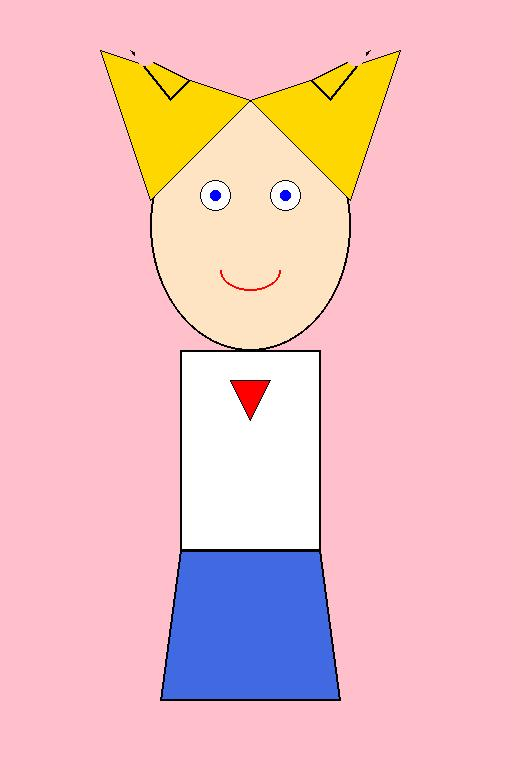
#> input picture test_anime.jpg, 512 x 768 px; its folder holds only this picture in this run
$ python -i app_services_adaptive_threshold_service.py   (imports and definitions only)   (older library calls are emulated)
#> lines starting #> are read from the running program, lines starting #| are printed output that depends on the picture; after the words box and inside, x2 and y2 are one past the last pixel; in counts of white or black regions, pixels touching at a corner belong together
#> further down, picture is the input picture: shape (768, 512, 3); mean B, G, R 196.1, 191.9, 240.4
"""
Adaptive Threshold Service Module
Implements dynamic threshold calculation for improved tag matching precision.

This service analyzes image complexity and historical performance to adjust
matching thresholds dynamically, reducing false positives while maintaining recall.
"""

import numpy as np
import cv2
from typing import Dict, List, Tuple, Optional, Any
from dataclasses import dataclass, field
from datetime import datetime, timedelta
from collections import defaultdict
import json
from pathlib import Path
import logging

logger = logging.getLogger(__name__)


@dataclass
class AdaptiveThresholdConfig:
    """Configuration for adaptive threshold calculation."""

    base_threshold: float = 0.50
    complexity_weight: float = 0.4
    performance_weight: float = 0.4
    min_threshold: float = 0.30
    max_threshold: float = 0.80
    history_window_size: int = 100  # Number of predictions to keep in history
    complexity_method: str = (
        "edge_density"  # "edge_density", "color_variance", "combined"
    )
    precision_mode: bool = False  # PRECISION-FIRST mode flag


@dataclass
class TagPerformanceMetrics:
    """Tracks performance metrics for a specific tag category."""

    total_predictions: int = 0
    correct_predictions: int = 0
    false_positives: int = 0
    false_negatives: int = 0
    average_confidence: float = 0.0
    last_updated: datetime = field(default_factory=datetime.now)

    # [19 lines left out: functions precision, recall, f1_score, not called in this run]


class ImageComplexityAnalyzer:
    """Analyzes image complexity using various methods."""

    def __init__(self, method: str = "combined"):
        self.method = method

    def analyze(self, image: np.ndarray) -> Dict[str, float]:
        """
        Analyze image complexity and return complexity factors.

        Args:
            image: numpy array of image (BGR format from OpenCV)

        Returns:
            Dictionary with complexity metrics (0.0 to 1.0)
        """
        if image is None or image.size == 0:
            return {"overall": 0.5}

        metrics = {}

        # Method 1: Edge Density
        gray = (
            cv2.cvtColor(image, cv2.COLOR_BGR2GRAY) if len(image.shape) == 3 else image
        )
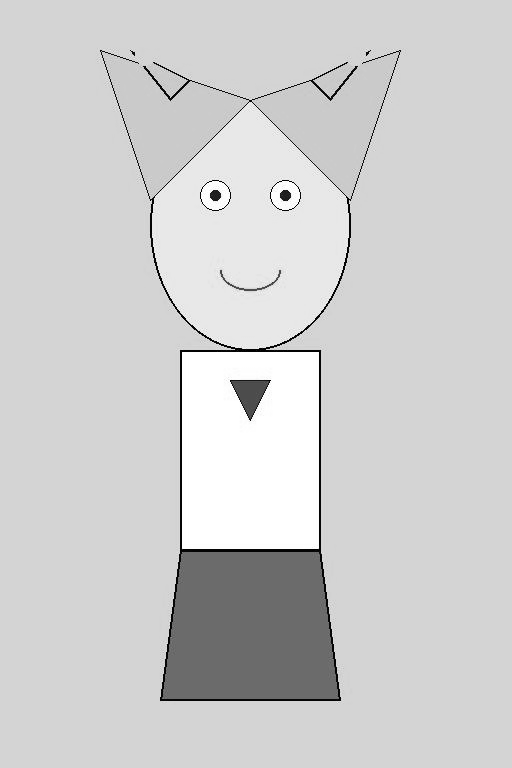
#> gray: shape (768, 512); min 0, max 255, mean 207.1
        edges = cv2.Canny(gray, 100, 200)
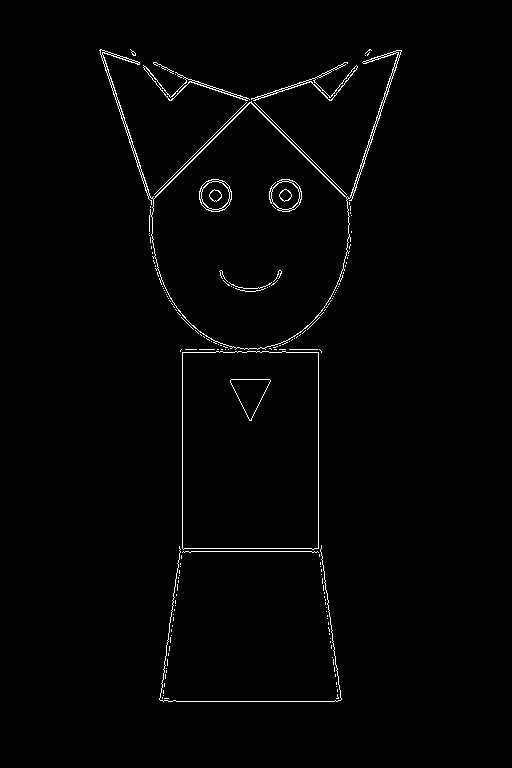
#> edges: shape (768, 512); 1.3% white in thin lines or dots, all inside (x1, y1, x2, y2) = (99, 49, 402, 702)
        edge_density = np.sum(edges > 0) / edges.size
#> edge_density = 0.0129
        metrics["edge_density"] = min(edge_density * 5, 1.0)  # Scale to 0-1

        # Method 2: Color Variance
        if len(image.shape) == 3:
            color_variance = np.std(image.reshape(-1, 3), axis=0).mean() / 255.0
#> color_variance = 0.182
            metrics["color_variance"] = color_variance
        else:
            metrics["color_variance"] = np.std(gray) / 255.0

        # Method 3: Texture Complexity (using Laplacian variance)
        laplacian_var = cv2.Laplacian(gray, cv2.CV_64F).var()
#> laplacian_var = 2636.4
        metrics["texture_complexity"] = min(laplacian_var / 500, 1.0)

        # Method 4: Detail Level (number of contours)
        contours, _ = cv2.findContours(edges, cv2.RETR_TREE, cv2.CHAIN_APPROX_SIMPLE)
#> contours = 372 contours, 348 with area under 20; largest, box (x1, y1, x2, y2) and area: (99, 49, 402, 350) 34626, (151, 102, 350, 350) 33568, (182, 351, 319, 550) 26694, (182, 351, 319, 550) 26692, (230, 379, 271, 421) 879
        detail_level = min(len(contours) / 100, 1.0)
#> detail_level = 1
        metrics["detail_level"] = detail_level

        # Calculate overall complexity
        if self.method == "combined":
            weights = {
                "edge_density": 0.3,
                "color_variance": 0.2,
                "texture_complexity": 0.3,
                "detail_level": 0.2,
            }
            overall = sum(metrics[k] * weights[k] for k in weights if k in metrics)
#> overall = 0.556
        elif self.method == "edge_density":
            overall = metrics.get("edge_density", 0.5)
        elif self.method == "color_variance":
            overall = metrics.get("color_variance", 0.5)
        else:
            overall = np.mean(list(metrics.values()))

        metrics["overall"] = np.clip(overall, 0.0, 1.0)

        return metrics


class AdaptiveThresholdService:
    """
    Service for calculating dynamic thresholds based on image complexity
    and historical tag category performance.
    """

    # [337 lines left out: functions __init__, set_precision_mode, is_precision_mode, get_threshold_for_category, calculate_dynamic_threshold, _get_complexity_factor and 9 more, not called in this run]


# Singleton instance for easy access
_adaptive_threshold_service: Optional[AdaptiveThresholdService] = None


# [14 lines left out: functions get_adaptive_threshold_service, reset_adaptive_threshold_service, not called in this run]


# [48 lines not run here, left out]

>>> import cv2
>>> picture = cv2.imread('../../test_anime.jpg')
>>> result = ImageComplexityAnalyzer().analyze(picture)
#> result = {'edge_density': 0.0644, 'color_variance': 0.182, 'texture_complexity': 1, 'detail_level': 1, 'overall': 0.556}
